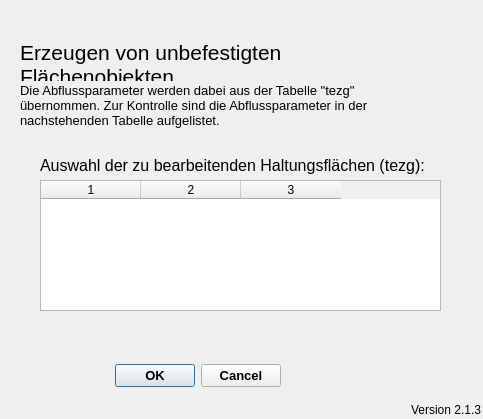
<?xml version="1.0" encoding="UTF-8"?>
<ui version="4.0">
 <class>ImportFromHEDialogBase</class>
 <widget class="QDialog" name="ImportFromHEDialogBase">
  <property name="geometry">
   <rect>
    <x>0</x>
    <y>0</y>
    <width>483</width>
    <height>419</height>
   </rect>
  </property>
  <property name="windowTitle">
   <string>QKan Erzeugen von unbefestigten Flächen</string>
  </property>
  <widget class="QDialogButtonBox" name="button_box">
   <property name="geometry">
    <rect>
     <x>110</x>
     <y>360</y>
     <width>171</width>
     <height>32</height>
    </rect>
   </property>
   <property name="font">
    <font>
     <pointsize>10</pointsize>
     <weight>75</weight>
     <bold>true</bold>
    </font>
   </property>
   <property name="toolTip">
    <string>&lt;html&gt;&lt;head/&gt;&lt;body&gt;&lt;p&gt;Datenimport starten ...&lt;/p&gt;&lt;/body&gt;&lt;/html&gt;</string>
   </property>
   <property name="orientation">
    <enum>Qt::Horizontal</enum>
   </property>
   <property name="standardButtons">
    <set>QDialogButtonBox::Cancel|QDialogButtonBox::Ok</set>
   </property>
  </widget>
  <widget class="QTableWidget" name="tw_cnt_abflussparameter">
   <property name="geometry">
    <rect>
     <x>40</x>
     <y>180</y>
     <width>401</width>
     <height>131</height>
    </rect>
   </property>
   <property name="selectionBehavior">
    <enum>QAbstractItemView::SelectRows</enum>
   </property>
   <property name="columnCount">
    <number>3</number>
   </property>
   <column/>
   <column/>
   <column/>
  </widget>
  <widget class="QLabel" name="label_2">
   <property name="geometry">
    <rect>
     <x>20</x>
     <y>80</y>
     <width>361</width>
     <height>51</height>
    </rect>
   </property>
   <property name="font">
    <font>
     <pointsize>10</pointsize>
    </font>
   </property>
   <property name="text">
    <string>Die Abflussparameter werden dabei aus der Tabelle &quot;tezg&quot; übernommen. Zur Kontrolle sind die Abflussparameter in der nachstehenden Tabelle aufgelistet.</string>
   </property>
   <property name="textFormat">
    <enum>Qt::RichText</enum>
   </property>
   <property name="wordWrap">
    <bool>true</bool>
   </property>
  </widget>
  <widget class="QLabel" name="label_4">
   <property name="geometry">
    <rect>
     <x>20</x>
     <y>40</y>
     <width>421</width>
     <height>41</height>
    </rect>
   </property>
   <property name="font">
    <font>
     <pointsize>16</pointsize>
    </font>
   </property>
   <property name="text">
    <string>Erzeugen von unbefestigten Flächenobjekten</string>
   </property>
   <property name="textFormat">
    <enum>Qt::RichText</enum>
   </property>
   <property name="wordWrap">
    <bool>true</bool>
   </property>
  </widget>
  <widget class="QLabel" name="label_5">
   <property name="geometry">
    <rect>
     <x>40</x>
     <y>150</y>
     <width>401</width>
     <height>31</height>
    </rect>
   </property>
   <property name="font">
    <font>
     <pointsize>12</pointsize>
    </font>
   </property>
   <property name="text">
    <string>Auswahl der zu bearbeitenden Haltungsflächen (tezg):</string>
   </property>
  </widget>
  <widget class="QLabel" name="lb_version">
   <property name="geometry">
    <rect>
     <x>410</x>
     <y>400</y>
     <width>71</width>
     <height>20</height>
    </rect>
   </property>
   <property name="toolTip">
    <string>Version QKan Import</string>
   </property>
   <property name="text">
    <string>Version 2.1.3</string>
   </property>
   <property name="alignment">
    <set>Qt::AlignRight|Qt::AlignTrailing|Qt::AlignVCenter</set>
   </property>
  </widget>
 </widget>
 <resources/>
 <connections>
  <connection>
   <sender>button_box</sender>
   <signal>accepted()</signal>
   <receiver>ImportFromHEDialogBase</receiver>
   <slot>accept()</slot>
   <hints>
    <hint type="sourcelabel">
     <x>265</x>
     <y>205</y>
    </hint>
    <hint type="destinationlabel">
     <x>275</x>
     <y>117</y>
    </hint>
   </hints>
  </connection>
  <connection>
   <sender>button_box</sender>
   <signal>rejected()</signal>
   <receiver>ImportFromHEDialogBase</receiver>
   <slot>reject()</slot>
   <hints>
    <hint type="sourcelabel">
     <x>265</x>
     <y>205</y>
    </hint>
    <hint type="destinationlabel">
     <x>275</x>
     <y>117</y>
    </hint>
   </hints>
  </connection>
 </connections>
</ui>
